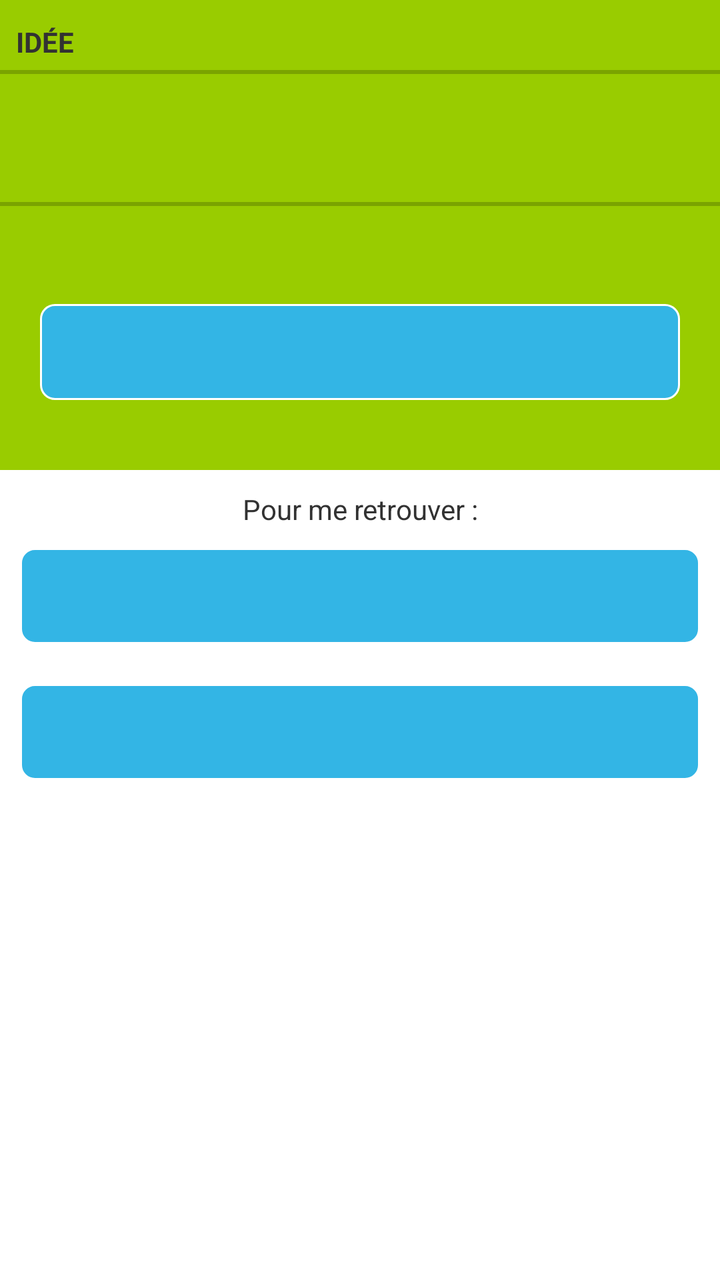
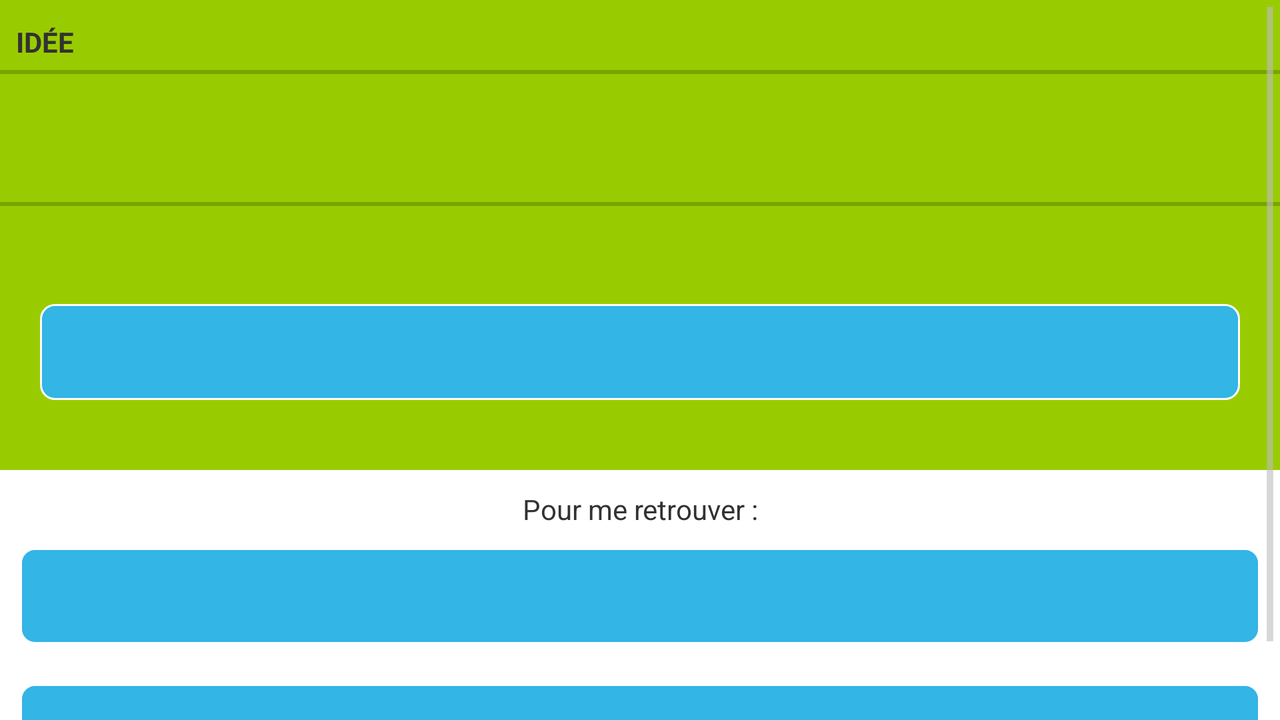

The same Android screen from two of the app's own layout files: first res/layout/ as a phone draws it, then the author's variant for another configuration, drawn on a device whose configuration selects that folder. Both files follow.
<!-- AndroidManifest.xml: application theme AppTheme -->
<!-- res/layout/about_fragment.xml -->
<?xml version="1.0" encoding="utf-8"?>
<RelativeLayout xmlns:android="http://schemas.android.com/apk/res/android"
    android:layout_width="match_parent"
    android:layout_height="match_parent" 
    android:background="@color/blanc"
    >
    
    <RelativeLayout 
        android:layout_width="fill_parent"
        android:layout_height="wrap_content"
        android:background="@color/green"
        android:id="@+id/relative"
        android:paddingBottom="15dp">

        <TextView
            style="?android:listSeparatorTextViewStyle"
            android:layout_width="fill_parent"
            android:layout_height="wrap_content"
            android:layout_marginTop="5dp"
            android:text="@string/idea"
            android:id="@+id/intituleAbout"
            android:textStyle="bold" />
        <TextView
            android:id="@+id/textAbout"
            android:layout_below="@id/intituleAbout"
            android:layout_width="fill_parent"
            android:layout_height="wrap_content"
            android:layout_marginTop="10dp"
            android:layout_marginLeft="10dp"
            android:textStyle="normal" />
        
         <TextView
            style="?android:listSeparatorTextViewStyle"
            android:layout_width="fill_parent"
            android:layout_height="wrap_content"
            android:layout_marginTop="5dp"
            android:id="@+id/intituleData"
            android:layout_below="@id/textAbout"
            android:textStyle="bold" />
         <TextView
            android:id="@+id/textData"
            android:layout_width="fill_parent"
            android:layout_height="wrap_content"
            android:layout_marginTop="10dp"
            android:layout_marginLeft="10dp"
            android:layout_below="@id/intituleData"
            android:textStyle="normal" />
          <Button
            android:id="@+id/ButtonData"
            android:clickable="true"
            android:layout_width="fill_parent"
            android:layout_height="wrap_content"
            android:enabled="true"
            android:background="@drawable/button"
            android:textColor="@color/blanc"
            android:textStyle="italic"
            android:layout_below="@id/textData"
            android:layout_margin="20dp"
            />
          
          </RelativeLayout>
          
    <RelativeLayout
        android:layout_width="fill_parent"
        android:layout_height="wrap_content"
        android:background="@color/blanc"
        android:layout_marginTop="10dp"
        android:layout_below="@id/relative">
          <TextView 
              android:id="@+id/findMe"
              android:layout_width="fill_parent"
              android:layout_height="wrap_content"
              android:gravity="center_horizontal"
              android:text="@string/findMe"/>
          <Button
            android:id="@+id/buttonFacebook"
            android:enabled="true"
            android:layout_width="fill_parent"
            android:layout_height="wrap_content"
            android:background="@drawable/button"
            android:textColor="@color/blanc"
            android:layout_below="@id/findMe"
            android:textStyle="italic"
            android:singleLine="true"
            android:clickable="true"
            android:drawableLeft="@drawable/ic_facebook"
            android:layout_margin="10dp" />
          <Button
            android:id="@+id/buttonSite"
            android:layout_width="fill_parent"
            android:layout_height="wrap_content"
            android:background="@drawable/button"
            android:singleLine="true"
            android:enabled="true"
            android:clickable="true"
            android:textColor="@color/blanc"
            android:textStyle="italic"
            android:drawableLeft="@drawable/ic_site"
            android:layout_below="@id/buttonFacebook"
            android:layout_margin="10dp" />
    </RelativeLayout>
        
</RelativeLayout>
<!-- resources referenced by this layout -->
<resources>
  <color name="blanc">#FFFFFF</color>
  <color name="green">#FF99CC00</color>
  <!-- drawable button (drawable) -->
  <?xml version="1.0" encoding="utf-8"?>
  <selector xmlns:android="http://schemas.android.com/apk/res/android">
  	<item android:state_pressed="true">
          <shape>
              <gradient
                  android:startColor="#89cbee"
                  android:endColor="#004F81"
                  android:angle="270" />
              <stroke
                  android:width="1dp"
                  android:color="#4aa5d4" />
              <corners
                  android:radius="7dp" />
              <padding
                  android:left="10dp"
                  android:top="10dp"
                  android:right="10dp"
                  android:bottom="10dp" />
          </shape>
      </item>
      <item >
          <shape>
              <stroke android:width="1dp" android:color="@color/blanc" />
              <corners android:radius="7dp" />
              <padding android:bottom="1dp" android:left="1dp" android:right="1dp" android:top="1dp" />
              <solid android:color="@color/blue" />
  		</shape>
      </item>
      
  </selector>
  <string name="findMe">Pour me retrouver :</string>
  <string name="idea">Idée</string>
  <!-- from res/values-v14/ -->
  <style name="AppTheme" parent="AppBaseTheme"> 
      </style>
  <color name="blue">#FF33B5E5</color>
  <!-- from res/values-v14/ -->
  <style name="AppBaseTheme" parent="@android:style/Theme.Holo.Light">
          <item name="android:actionBarStyle">@style/MyTheme.ActionBarStyle</item>
      </style>
  <!-- from res/values-v14/ -->
  <style name="MyTheme.ActionBarStyle" parent="@android:style/Widget.Holo.Light.ActionBar">
          <item name="android:titleTextStyle">@style/MyTheme.ActionBar.TitleTextStyle</item>
          <item name="android:background">@color/blue</item>
      </style>
  <!-- from res/values-v14/ -->
  <style name="MyTheme.ActionBar.TitleTextStyle" parent="@android:style/TextAppearance.Holo.Widget.ActionBar.Title">
          <item name="android:textColor">@color/blanc</item>
          <item name="android:textSize">22sp</item>
      </style>
</resources>
<!-- res/layout-land/about_fragment.xml (the author's variant of the layout above) -->
<!-- drawn on the phone turned sideways -->
<?xml version="1.0" encoding="utf-8"?>
<ScrollView xmlns:android="http://schemas.android.com/apk/res/android"
    android:id="@+id/container_detail_pattern"
    android:layout_width="wrap_content"
    android:layout_height="wrap_content" >

    <RelativeLayout
        android:layout_width="match_parent"
        android:layout_height="match_parent"
        android:background="@color/blanc" >

        <RelativeLayout
            android:id="@+id/relative"
            android:layout_width="fill_parent"
            android:layout_height="wrap_content"
            android:background="@color/green"
            android:paddingBottom="15dp" >

            <TextView
                android:id="@+id/intituleAbout"
                style="?android:listSeparatorTextViewStyle"
                android:layout_width="fill_parent"
                android:layout_height="wrap_content"
                android:layout_marginTop="5dp"
                android:text="@string/idea"
                android:textStyle="bold" />

            <TextView
                android:id="@+id/textAbout"
                android:layout_width="fill_parent"
                android:layout_height="wrap_content"
                android:layout_below="@id/intituleAbout"
                android:layout_marginLeft="10dp"
                android:layout_marginTop="10dp"
                android:textStyle="normal" />

            <TextView
                android:id="@+id/intituleData"
                style="?android:listSeparatorTextViewStyle"
                android:layout_width="fill_parent"
                android:layout_height="wrap_content"
                android:layout_below="@id/textAbout"
                android:layout_marginTop="5dp"
                android:textStyle="bold" />

            <TextView
                android:id="@+id/textData"
                android:layout_width="fill_parent"
                android:layout_height="wrap_content"
                android:layout_below="@id/intituleData"
                android:layout_marginLeft="10dp"
                android:layout_marginTop="10dp"
                android:textStyle="normal" />

            <Button
                android:id="@+id/ButtonData"
                android:layout_width="fill_parent"
                android:layout_height="wrap_content"
                android:layout_below="@id/textData"
                android:layout_margin="20dp"
                android:background="@drawable/button"
                android:clickable="true"
                android:enabled="true"
                android:textColor="@color/blanc"
                android:textStyle="italic" />
        </RelativeLayout>

        <RelativeLayout
            android:layout_width="fill_parent"
            android:layout_height="wrap_content"
            android:layout_below="@id/relative"
            android:layout_marginTop="10dp"
            android:background="@color/blanc" >

            <TextView
                android:id="@+id/findMe"
                android:layout_width="fill_parent"
                android:layout_height="wrap_content"
                android:gravity="center_horizontal"
                android:text="@string/findMe" />

            <Button
                android:id="@+id/buttonFacebook"
                android:layout_width="fill_parent"
                android:layout_height="wrap_content"
                android:layout_below="@id/findMe"
                android:layout_margin="10dp"
                android:background="@drawable/button"
                android:clickable="true"
                android:drawableLeft="@drawable/ic_facebook"
                android:enabled="true"
                android:singleLine="true"
                android:textColor="@color/blanc"
                android:textStyle="italic" />

            <Button
                android:id="@+id/buttonSite"
                android:layout_width="fill_parent"
                android:layout_height="wrap_content"
                android:layout_below="@id/buttonFacebook"
                android:layout_margin="10dp"
                android:background="@drawable/button"
                android:clickable="true"
                android:drawableLeft="@drawable/ic_site"
                android:enabled="true"
                android:singleLine="true"
                android:textColor="@color/blanc"
                android:textStyle="italic" />
        </RelativeLayout>
    </RelativeLayout>

</ScrollView>
